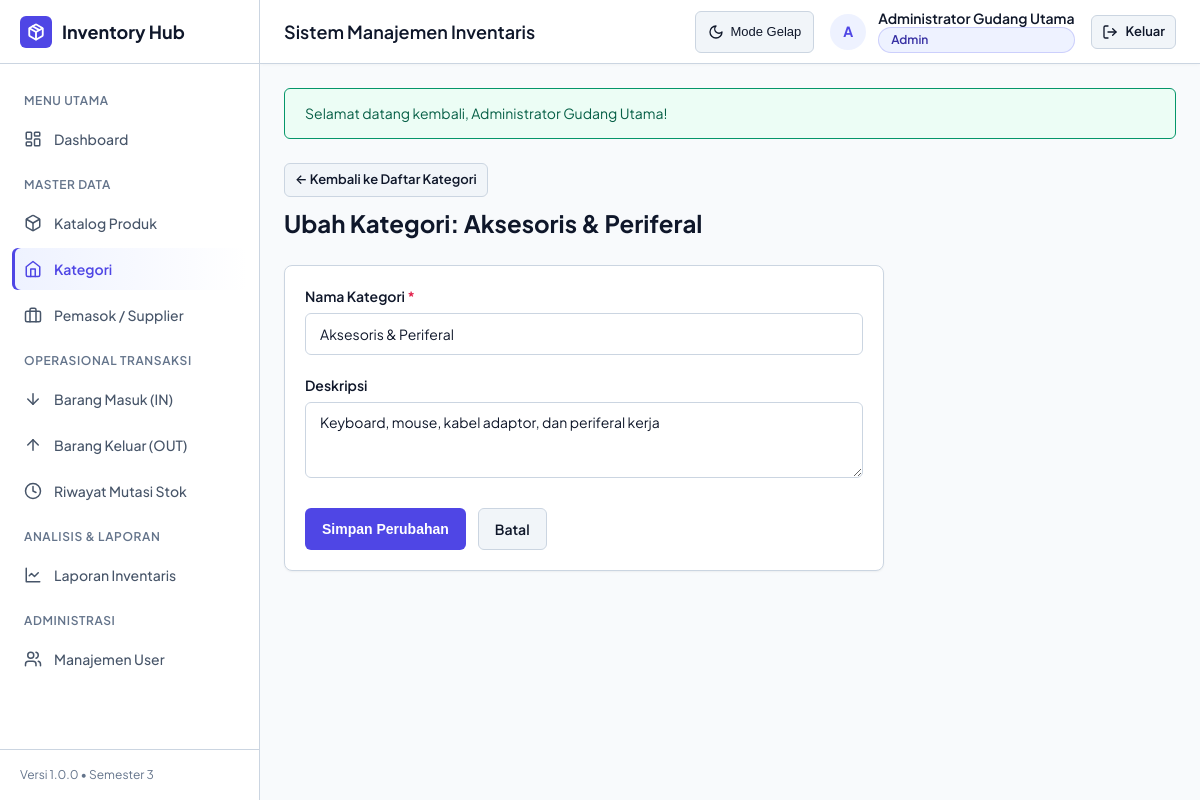
Screenshot of /index.php?page=categories&action=edit&id=2 (signed in) with the database file from the repository.
### tables this page shows
CREATE TABLE IF NOT EXISTS categories (
  id INT PRIMARY KEY AUTO_INCREMENT,
  name VARCHAR(100) NOT NULL UNIQUE,
  description TEXT NULL,
  created_at DATETIME NOT NULL DEFAULT CURRENT_TIMESTAMP
);

### app/Core/View.php (called while the page is built, shortened)
<?php
class View {
    public static function render($viewPath, array $data = [], $layout = 'main') {
        extract($data);
        $viewFile = __DIR__ . '/../../views/' . $viewPath . '.php';
        require $viewFile;
    }
}

### app/Controllers/CategoryController.php (called while the page is built, shortened)
<?php
require_once __DIR__ . '/../Core/View.php';
require_once __DIR__ . '/../Models/Category.php';
require_once __DIR__ . '/../Helpers/Sanitize.php';
class CategoryController {
    public function edit() {
        $id = (int) (isset($_GET['id']) ? $_GET['id'] : 0);
        $category = Category::findById($id);
        $errors = [];
        $data = [
            'name'        => $category['name'],
            'description' => $category['description'],
        ];
        View::render('categories/edit', [
            'category' => $category,
            'data'     => $data,
            'errors'   => $errors,
        ]);
    }
}

### index.php (called while the page is built, shortened)
<?php
require_once __DIR__ . '/config/app.php';
require_once __DIR__ . '/app/Helpers/Sanitize.php';
Router::dispatch();

### config/app.php (called while the page is built, shortened)
<?php
function baseUrl($path = '') {
    $scriptDir = dirname(isset($_SERVER['SCRIPT_NAME']) ? $_SERVER['SCRIPT_NAME'] : '');
    $base = rtrim(str_replace('\\', '/', $scriptDir), '/');
    return ($base ?: '') . '/' . ltrim($path, '/');
}

### app/Models/Category.php (called while the page is built, shortened)
<?php
class Category {
    public static function findById($id) {
        $pdo = Database::getConnection();
        $stmt = $pdo->prepare('SELECT * FROM categories WHERE id = :id LIMIT 1');
        $stmt->execute(['id' => (int) $id]);
        return $stmt->fetch();
    }
}

### app/Helpers/Sanitize.php (called while the page is built, shortened)
<?php
class Sanitize {
    public static function escape($data) {
        return htmlspecialchars((string) $data, ENT_QUOTES, 'UTF-8');
    }
}
function e($data) {
    return Sanitize::escape($data);
}

### views/categories/edit.php (the view, shortened to what this page needs)
<div style="margin-bottom: 1.5rem;">
    <a href="<?= baseUrl('index.php?page=categories') ?>" class="btn btn-secondary btn-sm" style="margin-bottom: 0.5rem;">
        &larr; Kembali ke Daftar Kategori
    </a>
    <h2 style="font-size: 1.5rem; font-weight: 700;">Ubah Kategori: <?= e($category['name']) ?></h2>
</div>
<div class="card" style="max-width: 600px;">
    <div class="card-body">
        <form method="POST" action="<?= baseUrl('index.php?page=categories&action=edit&id=' . $category['id']) ?>">
            <div class="form-group">
                <label for="name" class="form-label">Nama Kategori <span class="required">*</span></label>
                <input type="text" id="name" name="name" class="form-input" value="<?= e($data['name']) ?>" required>
            </div>
            <div class="form-group">
                <label for="description" class="form-label">Deskripsi</label>
                <textarea id="description" name="description" class="form-textarea" rows="3"><?= e($data['description']) ?></textarea>
            </div>
            <div style="margin-top: 1.5rem; display: flex; gap: 0.75rem;">
                <button type="submit" class="btn btn-primary">
                    <span>Simpan Perubahan</span>
                </button>
                <a href="<?= baseUrl('index.php?page=categories') ?>" class="btn btn-secondary">
                    <span>Batal</span>
                </a>
            </div>
        </form>
    </div>
</div>

### assets/css/style.css (style rules this page uses)
:root { --bg-app: #f8fafc; --bg-surface: #ffffff; --bg-card: #ffffff; --bg-subtle: #f1f5f9; --bg-hover: #e2e8f0; --text-main: #0f172a; --text-muted: #475569; --text-subtle: #64748b; --text-inverse: #ffffff; --border-color: #cbd5e1; --border-subtle: #e2e8f0; --primary: #4f46e5; --primary-hover: #4338ca; --primary-subtle: #eef2ff; --primary-text: #3730a3; --success: #059669; --success-subtle: #ecfdf5; --success-text: #065f46; --warning: #d97706; --warning-subtle: #fffbeb; --warning-text: #92400e; --danger: #e11d48; --danger-hover: #be123c; --danger-subtle: #fff1f2; --danger-text: #9f1239; --shadow-sm: 0 1px 2px 0 rgba(0, 0, 0, 0.05); --shadow-md: 0 4px 6px -1px rgba(0, 0, 0, 0.08), 0 2px 4px -2px rgba(0, 0, 0, 0.06); --shadow-lg: 0 10px 15px -3px rgba(0, 0, 0, 0.1), 0 4px 6px -4px rgba(0, 0, 0, 0.1); --radius-sm: 6px; --radius-md: 8px; --radius-lg: 12px; --font-sans: 'Plus Jakarta Sans', system-ui, -apple-system, BlinkMacSystemFont, 'Segoe UI', Roboto, sans-serif; --font-mono: ui-monospace, SFMono-Regular, Menlo, Monaco, Consolas, monospace; --sidebar-width: 260px; --header-height: 64px; }
*, *::before, *::after { box-sizing: border-box; margin: 0; padding: 0; }
html { font-size: 16px; -webkit-text-size-adjust: 100%; }
* { scrollbar-width: thin; scrollbar-color: var(--border-color) transparent; }
body { font-family: var(--font-sans); background-color: var(--bg-app); color: var(--text-main); line-height: 1.5; min-height: 100vh; transition: background-color 0.2s ease, color 0.2s ease; }
a { color: var(--primary); text-decoration: none; }
.card { background-color: var(--bg-card); border: 1px solid var(--border-color); border-radius: var(--radius-md); box-shadow: var(--shadow-sm); margin-bottom: 1.5rem; overflow: hidden; transition: transform 0.25s cubic-bezier(0.4, 0, 0.2, 1), box-shadow 0.25s cubic-bezier(0.4, 0, 0.2, 1), border-color 0.25s ease; will-change: transform; }
.card-body { padding: 1.25rem; }
.btn { display: inline-flex; align-items: center; justify-content: center; gap: 0.5rem; padding: 0.5rem 1rem; font-size: 0.875rem; font-weight: 600; border-radius: var(--radius-sm); border: 1px solid transparent; cursor: pointer; min-height: 42px; transition: all 0.2s cubic-bezier(0.4, 0, 0.2, 1); text-decoration: none; white-space: nowrap; }
.btn-primary { background-color: var(--primary); color: #ffffff; }
.btn-secondary { background-color: var(--bg-subtle); border-color: var(--border-color); color: var(--text-main); }
.btn-sm { padding: 0.3125rem 0.625rem; font-size: 0.8125rem; min-height: 34px; }
.form-group { margin-bottom: 1.25rem; }
.form-label { display: block; font-size: 0.875rem; font-weight: 600; color: var(--text-main); margin-bottom: 0.375rem; }
.form-label .required { color: var(--danger); }
.form-input, .form-select, .form-textarea { width: 100%; padding: 0.625rem 0.875rem; font-size: 0.875rem; font-family: inherit; color: var(--text-main); background-color: var(--bg-surface); border: 1px solid var(--border-color); border-radius: var(--radius-sm); transition: all 0.2s cubic-bezier(0.4, 0, 0.2, 1); min-height: 42px; }

### rows the page displays
categories: name "Aksesoris & Periferal", description "Keyboard, mouse, kabel adaptor, dan periferal kerja"

### other values shown
APP_NAME "Inventory Hub"
APP_VERSION "1.0.0"
$nameDisplay "Administrator Gudang Utama"
$roleDisplay "Admin"
$flashSuccess "Selamat datang kembali, Administrator Gudang Utama!"
